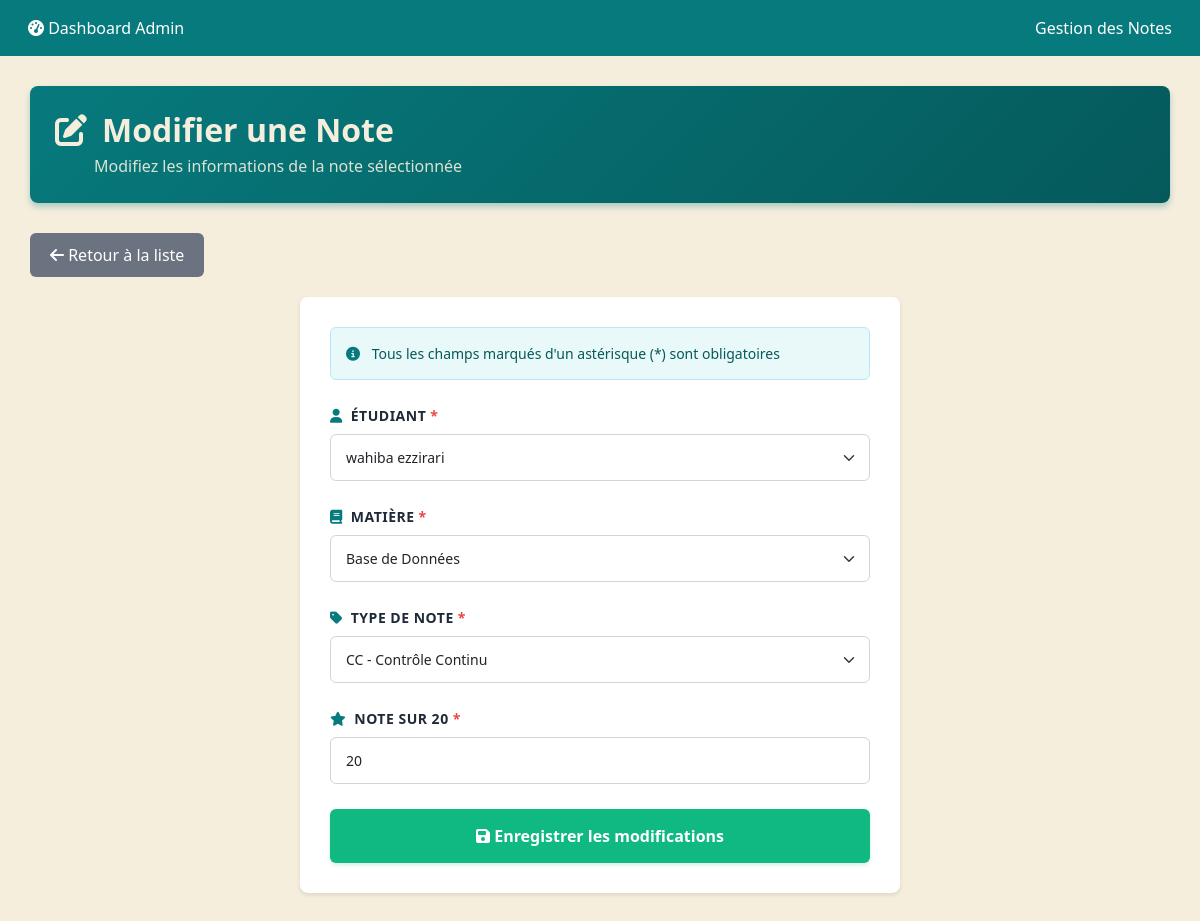
Page /admin/viewsAdmin/note/indexNote.php?action=modifier_note&id=13 on the committed database.
### tables this page shows
CREATE TABLE `notes` (
  `id_note` int(11) NOT NULL,
  `id_etudiant` int(11) NOT NULL,
  `id_matiere` int(11) NOT NULL,
  `type_note` enum('CC','TP','EFM') NOT NULL,
  `valeur` float DEFAULT NULL CHECK (`valeur` >= 0 and `valeur` <= 20)
);

CREATE TABLE `etudiants` (
  `id_etudiant` int(11) NOT NULL,
  `num_etudiant` varchar(20) NOT NULL,
  `email` varchar(100) NOT NULL,
  `nom` varchar(100) NOT NULL,
  `id_filiere` int(11) NOT NULL,
  `photo_profil` varchar(255) DEFAULT NULL,
  `password` varchar(255) NOT NULL
);

CREATE TABLE `matieres` (
  `id_matiere` int(11) NOT NULL,
  `nom_matiere` varchar(100) NOT NULL,
  `coefficient` int(11) DEFAULT 1,
  `id_professeur` int(11) DEFAULT NULL
);

### admin/controllersAdmin/NoteController.php (called while the page is built, shortened)
<?php
class NoteController {
public function modifier() {
    include(__DIR__ . '/../viewsAdmin/note/modifier.php');
}
}

### admin/viewsAdmin/note/modifier.php (the view, shortened to what this page needs)
<?php
$pdo = new PDO("mysql:host=localhost;dbname=projet", "root", "");
$etudiants = $pdo->query("SELECT id_etudiant, nom FROM etudiants")->fetchAll(PDO::FETCH_ASSOC);
$matieres = $pdo->query("SELECT id_matiere, nom_matiere FROM matieres")->fetchAll(PDO::FETCH_ASSOC);
$id_note = $_GET['id'] ?? null;
$stmt = $pdo->prepare("SELECT * FROM notes WHERE id_note = ?");
$stmt->execute([$id_note]);
$note = $stmt->fetch(PDO::FETCH_ASSOC);
?>
<!DOCTYPE html>
<html lang="fr">
<head>
    <link href="https://cdn.jsdelivr.net/npm/bootstrap@5.3.0/dist/css/bootstrap.min.css" rel="stylesheet">
    <link rel="stylesheet" href="https://cdnjs.cloudflare.com/ajax/libs/font-awesome/6.5.0/css/all.min.css">
</head>
<body>
    <nav class="navbar">
        <div class="container-fluid d-flex justify-content-between align-items-center">
            <div>
                <a href="../index_dash.php">
                    <i class="fas fa-tachometer-alt"></i> Dashboard Admin
                </a>
            </div>
            <div class="profile-info">
                <span style="color: white;">Gestion des Notes</span>
            </div>
        </div>
    </nav>
    <div class="main-content">
        <div class="page-header">
            <h2>
                <i class="fas fa-edit"></i>
                Modifier une Note
            </h2>
            <p style="margin: 5px 0 0 39px; opacity: 0.9;">
                Modifiez les informations de la note sélectionnée
            </p>
        </div>
        <div class="actions-bar">
            <a href="indexNote.php" class="btn btn-secondary">
                <i class="fas fa-arrow-left"></i> Retour à la liste
            </a>
        </div>
        <div class="form-container">
            <div class="form-note">
                <i class="fas fa-info-circle"></i>
                Tous les champs marqués d'un astérisque (*) sont obligatoires
            </div>
            <form method="post" action="indexNote.php?action=modifier_note&id=<?= $note['id_note'] ?>">
                <div class="form-group">
                    <label class="form-label">
                        <i class="fas fa-user"></i>
                        Étudiant <span class="required">*</span>
                    </label>
                    <select name="id_etudiant" class="form-select" required>
                        <?php foreach ($etudiants as $etudiant): ?>
                            <option value="<?= $etudiant['id_etudiant'] ?>" <?= $etudiant['id_etudiant'] == $note['id_etudiant'] ? 'selected' : '' ?>>
                                <?= htmlspecialchars($etudiant['nom']) ?>
                            </option>
                        <?php endforeach; ?>
                    </select>
                </div>
                <div class="form-group">
                    <label class="form-label">
                        <i class="fas fa-book"></i>
                        Matière <span class="required">*</span>
                    </label>
                    <select name="id_matiere" class="form-select" required>
                        <?php foreach ($matieres as $matiere): ?>
                            <option value="<?= $matiere['id_matiere'] ?>" <?= $matiere['id_matiere'] == $note['id_matiere'] ? 'selected' : '' ?>>
                                <?= htmlspecialchars($matiere['nom_matiere']) ?>
                            </option>
                        <?php endforeach; ?>
                    </select>
                </div>
                <div class="form-group">
                    <label class="form-label">
                        <i class="fas fa-tag"></i>
                        Type de note <span class="required">*</span>
                    </label>
                    <select name="type_note" class="form-select" required>
                        <option value="CC" <?= $note['type_note'] == 'CC' ? 'selected' : '' ?>>CC - Contrôle Continu</option>
                    </select>
                </div>
                <div class="form-group">
                    <label class="form-label">
                        <i class="fas fa-star"></i>
                        Note sur 20 <span class="required">*</span>
                    </label>
                    <input type="number"
                           name="valeur"
                           class="form-control"
                           step="0.01"
                           min="0"
                           max="40"
                           value="<?= htmlspecialchars($note['valeur']) ?>"
                           placeholder="Ex: 15.50"
                           required>
                </div>
                <button type="submit" class="btn-submit">
                    <i class="fas fa-save"></i>
                    Enregistrer les modifications
                </button>
            </form>
        </div>
    </div>
</body>
</html>

### admin/viewsAdmin/note/modifier.php (style rules this page uses)
body { background: #F5EEDD; font-family: 'Segoe UI', sans-serif; }
.navbar { background: #077A7D; padding: 1rem; }
.navbar a { color: white; text-decoration: none; margin-right: 20px; }
.main-content { padding: 30px; min-height: calc(100vh - 76px); }
.page-header { background: linear-gradient(135deg, #077A7D, #05595B); color: #F5EEDD; padding: 25px; border-radius: 8px; margin-bottom: 30px; box-shadow: 0 4px 6px rgba(7, 122, 125, 0.3); }
.page-header h2 { margin: 0; font-weight: 600; display: flex; align-items: center; }
.page-header h2 i { margin-right: 15px; }
.actions-bar { display: flex; justify-content: flex-start; align-items: center; margin-bottom: 20px; }
.btn-secondary { background: #6b7280; border: none; padding: 10px 20px; border-radius: 6px; font-weight: 500; transition: all 0.2s; color: white; }
.form-container { background: white; border-radius: 8px; box-shadow: 0 2px 4px rgba(0,0,0,0.1); padding: 30px; max-width: 600px; margin: 0 auto; }
.form-label { color: #1f2937; font-weight: 600; margin-bottom: 8px; display: flex; align-items: center; font-size: 14px; text-transform: uppercase; letter-spacing: 0.5px; }
.form-label i { margin-right: 8px; color: #077A7D; }
.form-control, .form-select { border: 1px solid #d1d5db; border-radius: 6px; padding: 12px 15px; font-size: 14px; transition: all 0.2s; margin-bottom: 20px; }
.btn-submit { background: #10b981; color: white; padding: 15px 30px; border: none; border-radius: 6px; font-size: 16px; font-weight: 600; width: 100%; transition: all 0.2s; box-shadow: 0 2px 4px rgba(16, 185, 129, 0.2); }
.form-group { margin-bottom: 25px; }
.required { color: #ef4444; margin-left: 4px; }
.form-note { background: #E9F8F9; border: 1px solid #BAE6FD; border-radius: 6px; padding: 15px; margin-bottom: 25px; color: #05595B; font-size: 14px; }
.form-note i { margin-right: 8px; color: #077A7D; }

### rows in the picture
notes: id_etudiant "wahiba ezzirari", id_matiere "Base de Données", type_note "CC - Contrôle Continu", valeur "20"
